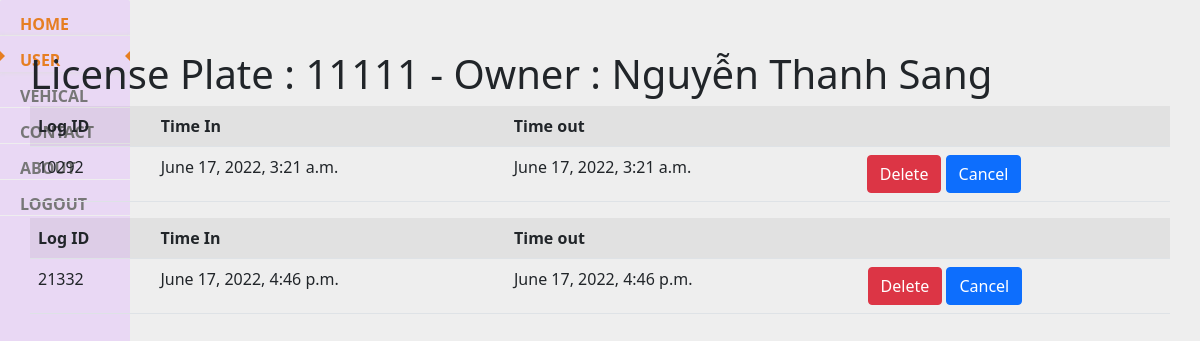
The app's page /parkingmanage/1/viewlog (signed in) with its own data.
### parkingmanage/models.py (models this page shows, shortened)
class ParkingLog(models.Model):
    logId = models.TextField(max_length=10)
    timeIn = models.DateTimeField(null=True)
    timeOut = models.DateTimeField(null=True)
    vehicle = models.ForeignKey(Vehicle,
                            on_delete=models.CASCADE,
                            blank=True,
                            null=True)

class Vehicle(models.Model):
    licensePlate = models.TextField(max_length=10)
    color = models.TextField(max_length=255, null=True)
    type = models.TextField(max_length=255, null=True)
    brand = models.TextField(max_length=255, null=True)
    user = models.ForeignKey(User,
                            on_delete=models.CASCADE,
                            blank=True,
                            null=False)

class User(models.Model):
    code = models.TextField(max_length=10)
    name = models.TextField(max_length=255, null=True)
    phone = models.CharField(max_length=10, validators=[RegexValidator(r'^\d{1,10}$')], null=True)
    email = models.EmailField(blank=False, null=True)
    address = models.TextField(blank=True, null=True)

### parkingmanage/views.py (the view)
# urls.py: path('<int:id>/viewlog', view_log , name='view_log'),
def view_log(request, id):
    mode = 'none'
    if request.session['username'] is None:
        return render(request, 'login.html', { 'display': 'none' })
    usertype = request.session['usertype']
    if usertype == 'Administrator' or usertype == 'Manager':
        mode = 'block'
    logs = ParkingLog.objects.all()
    _delete = []
    for _log in logs :
        if _log.vehicle.id == id :
            _delete.append(_log.logId)
    _logs = logs.filter(logId__in=_delete)
    context = {
        'mode': mode,
        'logs': _logs
    }
    return render(request, 'logview.html', context)

### parkingmanage/templates/logview.html
{% extends 'base.html' %}
{% block content %}
    <h1> License Plate : {{logs.0.vehicle.licensePlate}} - Owner : {{logs.0.vehicle.user.name}} </h1>
    {% for log in logs %}
    <table class="table table-striped table-hover">
        <thred>
            <th>Log ID</th>
            <th>Time In</th>
            <th>Time out</th>
            <th></th>
        </thred>
        <body>
            <tr>
                <td>{{log.logId}}</td>
                <td>{{log.timeIn}}</td>
                <td>{{log.timeOut}}</td>
                <td>
                    <a href="{% url 'delete' user.id%}" class="btn btn-danger"> Delete </a>
                    <a href="{{ request.META.HTTP_REFERER }}" class="btn btn-primary"> Cancel </a>
                </td>
            </tr>
        </body>
    </table>
    {% endfor %}
{% endblock %}

### records on screen
ParkingLog: vehicle.licensePlate "11111", vehicle.name "Nguyễn Thanh Sang", logId "10292", timeIn "June 17, 2022, 3:21 a.m.", timeOut "June 17, 2022, 3:21 a.m."
ParkingLog: logId "21332", timeIn "June 17, 2022, 4:46 p.m.", timeOut "June 17, 2022, 4:46 p.m."
